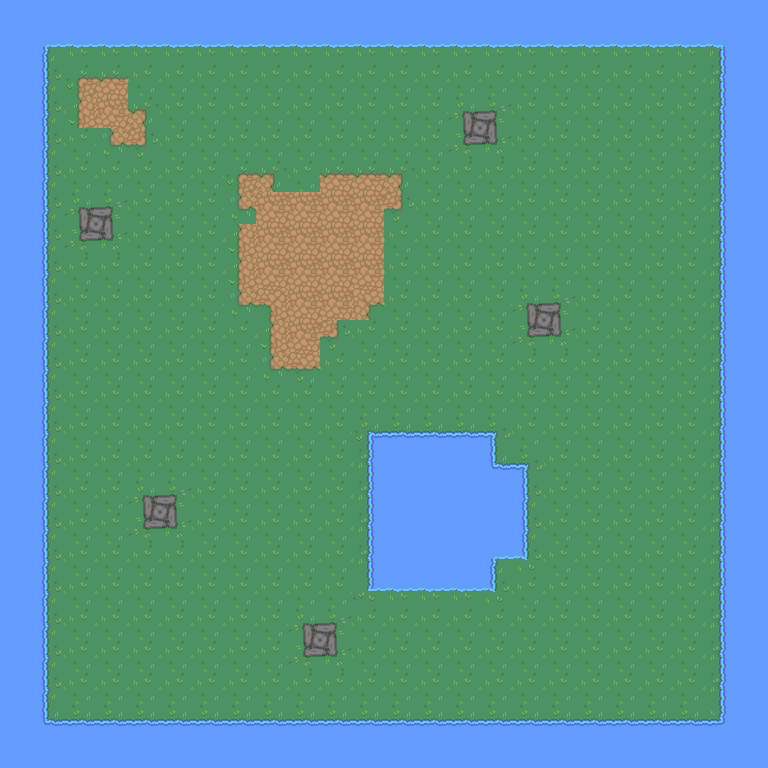

This game map was drawn from its Tiled (.tmx) file and the tilesets committed beside it. A one-line description and the full map source follow:
An orthogonal 24x24 tile map with 32x32 px tiles, 1 tile layer (Tile Layer 1).

<map version="1.10" tiledversion="1.11.2" orientation="orthogonal" renderorder="right-down" width="24" height="24" tilewidth="32" tileheight="32" infinite="0" nextlayerid="3" nextobjectid="1">
 <tileset firstgid="1" source="Nature RPG Tileset.tsx" />
 <layer id="1" name="Tile Layer 1" width="24" height="24">
  <data encoding="csv">
42,42,42,42,42,42,42,42,42,42,42,42,42,42,42,42,42,42,42,42,42,42,42,42,
42,66,67,67,67,67,67,67,67,67,67,67,67,67,67,67,67,67,67,67,67,67,68,42,
42,86,64,102,41,41,41,41,41,41,41,87,87,87,87,87,87,87,87,87,87,87,88,42,
42,86,83,43,65,41,41,41,87,87,87,87,87,87,79,80,87,87,87,87,87,87,88,42,
42,86,41,84,85,87,87,87,87,87,87,87,87,87,99,100,87,87,87,87,87,87,88,42,
42,86,87,87,87,87,87,64,65,41,102,102,65,87,87,87,87,87,87,87,87,87,88,42,
42,86,79,80,87,87,87,84,43,43,43,43,85,87,87,87,87,87,87,87,87,87,88,42,
42,86,99,100,87,87,87,83,43,43,43,43,82,87,87,87,87,87,87,87,87,87,88,42,
42,86,87,87,87,87,87,83,43,43,43,43,82,87,87,87,87,87,87,87,87,87,88,42,
42,86,87,87,87,87,87,84,63,43,43,61,82,87,87,87,79,80,87,87,87,87,88,42,
42,86,87,87,87,87,87,87,83,43,85,87,87,87,87,87,99,100,87,87,87,87,88,42,
42,86,87,87,87,87,87,87,84,62,87,87,87,87,87,87,87,87,87,87,87,87,88,42,
42,86,87,87,87,87,87,87,87,87,87,87,87,87,87,87,87,87,87,87,87,87,88,42,
42,86,87,87,87,87,87,87,87,87,87,69,107,107,107,70,87,87,87,87,87,87,88,42,
42,86,87,87,87,87,87,87,87,87,87,88,42,42,42,106,70,87,87,87,87,87,88,42,
42,86,87,87,79,80,87,87,87,87,87,88,42,42,42,42,86,87,87,87,87,87,88,42,
42,86,87,87,99,100,87,87,87,87,87,88,42,42,42,42,86,87,87,87,87,87,88,42,
42,86,87,87,87,87,87,87,87,87,87,88,42,42,42,66,90,87,87,87,87,87,88,42,
42,86,87,87,87,87,87,87,87,87,87,89,67,67,67,90,87,87,87,87,87,87,88,42,
42,86,87,87,87,87,87,87,87,79,80,87,87,87,87,87,87,87,87,87,87,87,88,42,
42,86,87,87,87,87,87,87,87,99,100,87,87,87,87,87,87,87,87,87,87,87,88,42,
42,86,87,87,87,87,87,87,87,87,87,87,87,87,87,87,87,87,87,87,87,87,88,42,
42,106,107,107,107,107,107,107,107,107,107,107,107,107,107,107,107,107,107,107,107,107,108,42,
42,42,42,42,42,42,42,42,42,42,42,42,42,42,42,42,42,42,42,42,42,42,42,42
</data>
 </layer>
</map>
